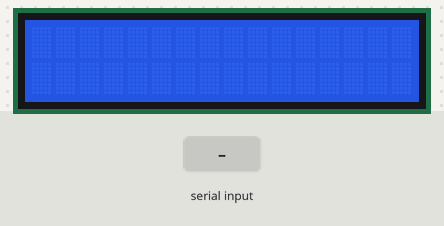
Simulated run of this sketch. Board: Arduino Uno, built with avr-gcc and run on an emulated ATmega328P. Parts: 16×2 character LCD. Inputs (shaded band) come from the test bench. What the sketch prints to the serial monitor is not drawn.

Above: at 1.2 s.
1.3 s: "90,45,200,10,150,30\n" received over Serial
At 3.1 s:
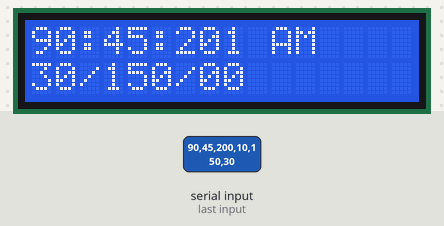
At 4.1 s:
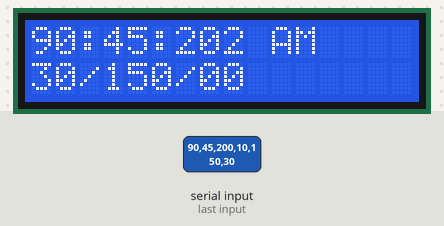
Timing chart, 0 to 5.6 s (numbered marks = the images above; inputs shaded):
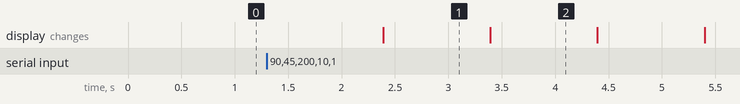

Measured:
- after the input at 1.3 s, the display: changes after 1.1 s (image 1)
- what the display in image 1 shows lasts 1.0 s, from 2.4 s to 3.4 s

The sketch:

ArduinoCode.ino
```cpp
#include<LiquidCrystal.h>
LiquidCrystal lcd(12, 11, 5, 4, 3, 2);

int ss,mm,hh,MM,DD,YYYY,AP;

int k=0;

void setup()

{

Serial.begin(9600);

lcd.begin(16,2);

}

void loop()

{

/*After asking for details k=1 so never asks for instructions again*/

if(k<=0)

{

/*Details() - Asks for time and date*/

Details();

}

ss=ss+1;

if(ss==60)

{

ss=0;

mm=mm+1;

if(mm==60)

{

mm=0;

hh=hh+1;

if(hh==12)

{

AP=AP+1;

printTime2();

/*Day only advances when going from PM to AM*/

if(AP%2==0)

{

DD=DD+1;

}

// assumes that all months have 28 days

if(DD==28)

{

DD=1;

MM=MM+1;

if(MM==13)

{

MM=1;

YYYY=YYYY+1;

}

}

}

if(hh==13)

{

hh=1;

}

}

}

/*printTime2 - adds one second and displays time on LCD display*/

printTime2();

}

void line()

{

Serial.println("");

}

void Details()

{

Serial.println("Enter current hour:");

while(Serial.available()==0);

hh=Serial.parseInt();

/*line() - inserts blank line into serial monitor to separate data*/

line();

Serial.println("Enter current minute:");

while(Serial.available()==0);

mm=Serial.parseInt();

line();

Serial.println("Enter current second:");

while(Serial.available()==0);

ss=Serial.parseInt();

line();

Serial.println("Enter AM(0) or PM(1)");

while(Serial.available()==0);

AP=Serial.parseInt();

line();

Serial.println("Enter current month:");

while(Serial.available()==0);

MM=Serial.parseInt();

line();

Serial.println("Enter current date:");

while(Serial.available()==0);

DD=Serial.parseInt();

line();

Serial.println("Enter current year:");

while(Serial.available()==0);

YYYY=Serial.parseInt();

line();

k=k+1;

}

void printTime(int x)

{

if(x<=9)

{

lcd.print("0");lcd.print(x);

}

else

{

lcd.print(x);

}

}

void printTime2()

{

lcd.setCursor(0,0);

/*printTime - places "0" in front of single digit numbers*/

printTime(hh); lcd.print(":");

printTime(mm); lcd.print(":");

printTime(ss); lcd.print(" ");

/*if AP is odd, it reads AM

if AP is even, it reads PM*/

if(AP%2==0)

{lcd.print("AM");}

if(AP%2==1)

{lcd.print("PM");}

lcd.setCursor(0,1);

printTime(DD); lcd.print("/");

printTime(MM); lcd.print("/");

printTime(YYYY);

delay(1000);

}
```
